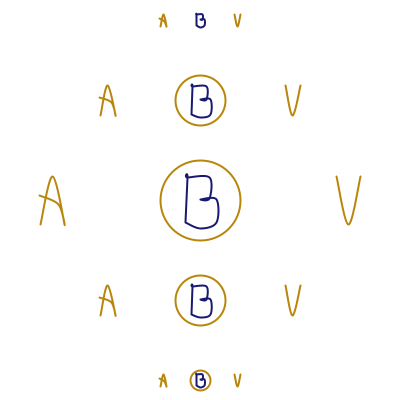
Frame 1 (no input)
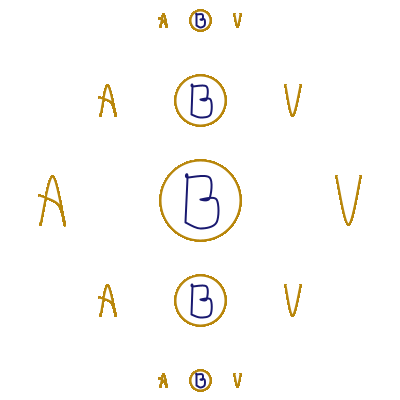
Frame 60 (the mouse pressed at the canvas centre just before this capture)
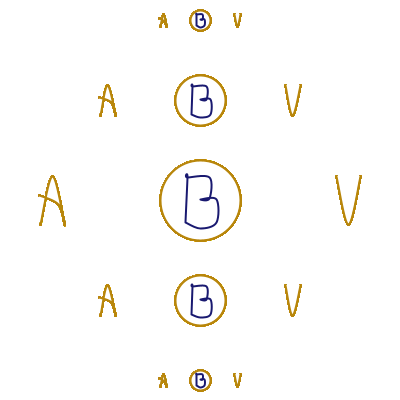
Frame 120 (the mouse held since frame 60 and released just before this capture)

The Processing sketch that drew these frames (run headless with seeded random() and noise(); from frame 60 on, the mouse is pressed at the canvas centre):

// Processing sketch: processing_38243
// ── processing_38243.pde

//Homework6
//Copyright by Andrew Viny Pittsburgh PA 15289
float x,y;
 
void setup() {
  size(400,400);
  smooth();
  background(255);
  noStroke();
  fill(255,0,0);
  x=0;
  y=0;
}
 
void draw()
{
  float z=0;
  while(z < 5)
  {
    float s=0, a=200, b=0;
    if(z==0)
    {
      b=20;
      s=20;
    }
    else if(z==1)
    {
      b=100;
      s=50;
    }
    else if(z==2)
    {
      b=200;
      s=80;
    }
    else if(z==3)
    {
      b=300;
      s=50;
    }
    else if(z==4)
    {
      b=380;
      s=20;
    }
    
    initials(a,b,a,b,a,b,s,s);
    z++;
  }
}
 
void initials(float ax,float ay,float bx,float by,float vx,float vy,float wd,float ht)
{
     
    //b
    fill(255);
    ellipse(bx,by,wd,ht);
     
    //A
    stroke(184,134,11);
    strokeWeight(2);
    beginShape();
    curveVertex(ax-2*wd,ay+.3*ht);
    curveVertex(ax-2*wd,ay+.3*ht);//1
    curveVertex(ax-1.85*wd,ay-.3*ht);//2
    curveVertex(ax-1.7*wd,ay+.3*ht);//3
    curveVertex(ax-1.775*wd,ay+.05*ht);//4
    curveVertex(ax-2.01*wd,ay-.06*ht);//5
    curveVertex(ax-2.01*wd,ay-.06*ht);
    endShape();
     
    //B
    stroke(25,25,112);
    strokeWeight(2);
    beginShape();
    curveVertex(bx-.18*wd,by+.28*ht);
    curveVertex(bx-.18*wd,by+.28*ht);//1
    curveVertex(bx-.16*wd,by-.28*ht);
    curveVertex(bx-.16*wd,by-.28*ht);//2
    curveVertex(bx+.12*wd,by-.28*ht);//3
    //curveVertex(bx+.2*wd,by-.2*ht);//4
    //curveVertex(bx+.2*wd,by-.1*ht);//5
    curveVertex(bx+.12*wd,by-.02*ht);//6
    curveVertex(bx+.0*wd,by-.01*ht);//7
    curveVertex(bx+.20*wd,by-.01*ht);//8
    curveVertex(bx+.2*wd,by+.28*ht);//9
    curveVertex(bx+.0*wd,by+.35*ht);//10
    curveVertex(bx-.18*wd,by+.28*ht);//11
    curveVertex(bx-.18*wd,by+.28*ht);
    endShape();
     
    //V
    stroke(184,134,11);
    strokeWeight(2);
    beginShape();
    curveVertex(vx+2*wd,vy-.3*ht);
    curveVertex(vx+2*wd,vy-.3*ht);//1
    curveVertex(vx+1.85*wd,vy+.3*ht);//2
    curveVertex(vx+1.7*wd,vy-.3*ht);//3
    curveVertex(vx+1.7*wd,vy-.3*ht);
    endShape();

 
}
